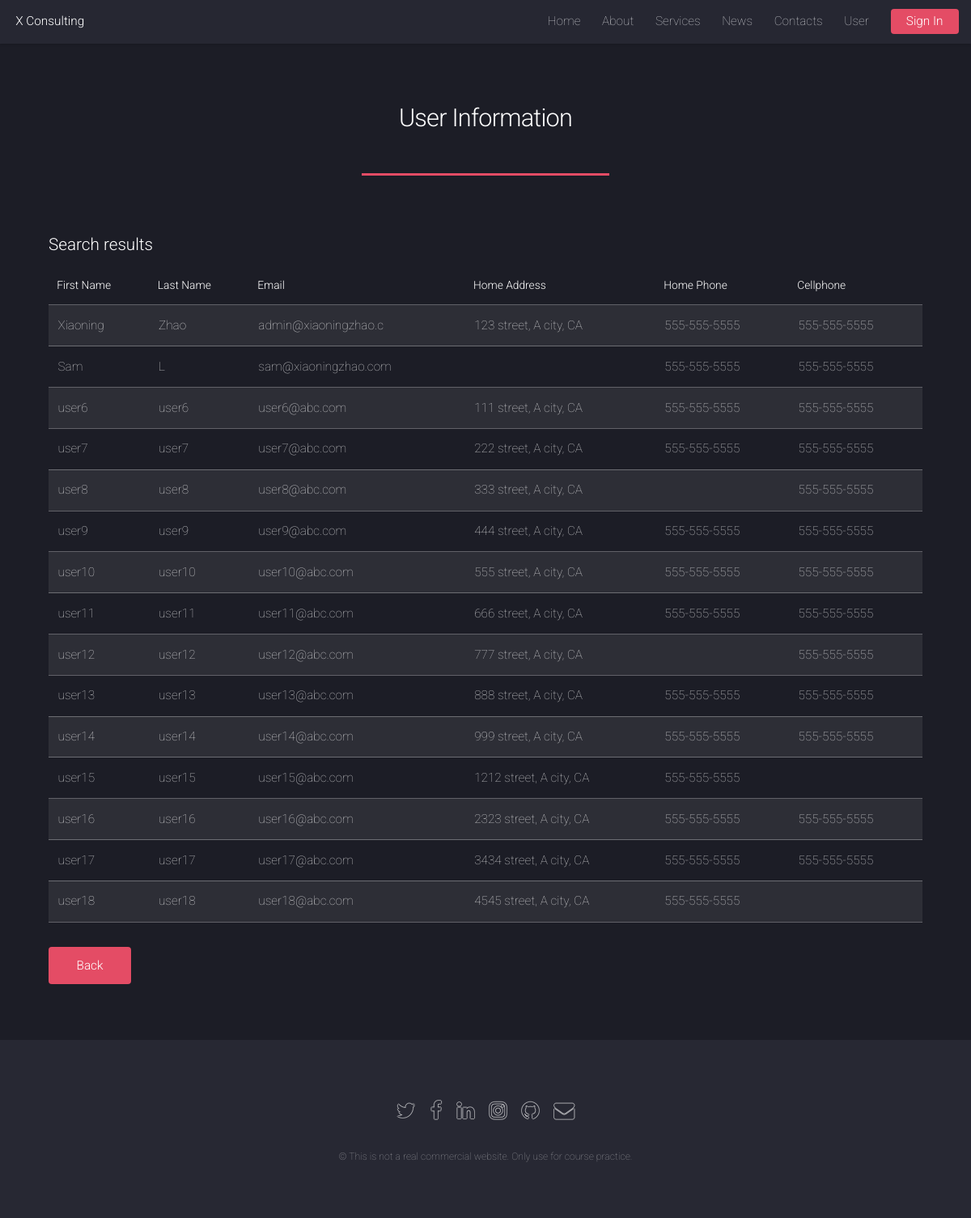
The page /SearchUsers.php on the database its author committed.
### tables this page shows
CREATE TABLE IF NOT EXISTS userinfo (
  userID varchar(10),
  password varchar(32) NOT NULL,
  first_name varchar(20) NOT NULL,
  last_name varchar(20) NOT NULL,
  email varchar(100) DEFAULT NULL,
  home_address varchar(100) DEFAULT NULL,
  home_phone varchar(15) DEFAULT NULL,
  cellphone varchar(15) DEFAULT NULL,
  PRIMARY KEY (userID)
);

### SearchUsers.php (the view, shortened to what this page needs)
<!DOCTYPE HTML>
<html>
	<head>
		<link rel="stylesheet" href="assets/css/main.css" />
	</head>
	<body class="is-preload">
		<div id="page-wrapper">
			<?php
				include 'header.php';
			?>
				<div id="main" class="wrapper style1">
					<div class="container">
						<header class="major">
							<h2>User Information</h2>
						</header>
							<section>
								<h3>Search results</h3>
								<div class="table-wrapper">
									<table>
										<thead>
											<tr>
												<th>First Name</th>
												<th>Last Name</th>
												<th>Email</th>
												<th>Home Address</th>
												<th>Home Phone</th>
												<th>Cellphone</th>
											</tr>
										</thead>
										<?php
											$query = "SELECT first_name, last_name, email, home_address, home_phone, cellphone from userinfo ";
											$json_db = file_get_contents('db.json');
											$db = json_decode($json_db, true);
											$db_servername = $db['servername'];
											$db_username = $db['username'];
											$db_password = $db['password'];
											$db_dbname = $db['dbname'];
											$conn = new mysqli($db_servername, $db_username, $db_password, $db_dbname);
											$result = $conn->query($query);
											if ($result->num_rows > 0) {
												print("<tbody>");
												while($row = $result->fetch_assoc()) {
													print("<tr>");
													foreach($row as $key => $value){
														print("<td>$value</td>");
													}
													print("</tr>");
												}
												print("</tbody>");
											}
										?>
									</table>
								</div>
							</section>
							<section>
								<ul class="actions">
									<li><a href="user.php" class="button primary">Back</a></li>
								</ul>
							</section>
					</div>
				</div>
			<?php
				include 'footer.php';
			?>
		</div>
	</body>
</html>

### assets/css/main.css (style rules this page uses)
html, body, div, span, applet, object, iframe, h1, h2, h3, h4, h5, h6, p, blockquote, pre, a, abbr, acronym, address, big, cite, code, del, dfn, em, img, ins, kbd, q, s, samp, small, strike, strong, sub, sup, tt, var, b, u, i, center, dl, dt, dd, ol, ul, li, fieldset, form, label, legend, table, caption, tbody, tfoot, thead, tr, th, td, article, aside, canvas, details, embed, figure, figcaption, footer, header, hgroup, menu, nav, output, ruby, section, summary, time, mark, audio, video { margin: 0; padding: 0; border: 0; font-size: 100%; font: inherit; vertical-align: baseline; }
article, aside, details, figcaption, figure, footer, header, hgroup, menu, nav, section { display: block; }
body { line-height: 1; }
ol, ul { list-style: none; }
table { border-collapse: collapse; border-spacing: 0; }
body { -webkit-text-size-adjust: none; }
html { box-sizing: border-box; }
*, *:before, *:after { box-sizing: inherit; }
html, body { background: #1c1d26; }
body, input, select, textarea { color: rgba(255, 255, 255, 0.75); font-family: "Roboto", Helvetica, sans-serif; font-size: 15pt; font-weight: 100; line-height: 1.75em; }
a { -moz-transition: border-color 0.2s ease-in-out, color 0.2s ease-in-out; -webkit-transition: border-color 0.2s ease-in-out, color 0.2s ease-in-out; -ms-transition: border-color 0.2s ease-in-out, color 0.2s ease-in-out; transition: border-color 0.2s ease-in-out, color 0.2s ease-in-out; border-bottom: dotted 1px; color: #e44c65; text-decoration: none; }
h1, h2, h3, h4, h5, h6 { color: #ffffff; font-weight: 300; line-height: 1em; margin: 0 0 1em 0; }
h2 { font-size: 2em; line-height: 1.5em; letter-spacing: -0.025em; }
h3 { font-size: 1.35em; line-height: 1.5em; }
.container { margin: 0 auto; max-width: calc(100% - 4em); width: 70em; }
@media screen and (max-width: 1280px) { .container { width: 90%; max-width: 100%; } }
header.major { margin: 0 0 4em 0; position: relative; text-align: center; }
header.major:after { background: #e44c65; content: ''; display: inline-block; height: 0.2em; max-width: 20em; width: 75%; }
ul { list-style: disc; margin: 0 0 2em 0; padding-left: 1em; }
ul li { padding-left: 0.5em; }
ul.actions { display: -moz-flex; display: -webkit-flex; display: -ms-flex; display: flex; cursor: default; list-style: none; margin-left: -1em; padding-left: 0; }
ul.actions li { padding: 0 0 0 1em; vertical-align: middle; }
.table-wrapper { -webkit-overflow-scrolling: touch; overflow-x: auto; }
table { margin: 0 0 2em 0; width: 100%; }
table tbody tr { border: solid 1px rgba(255, 255, 255, 0.3); border-left: 0; border-right: 0; }
table tbody tr:nth-child(2n + 1) { background-color: rgba(255, 255, 255, 0.075); }
table td { padding: 0.75em 0.75em; }
table th { color: #ffffff; font-size: 0.9em; font-weight: 300; padding: 0 0.75em 0.75em 0.75em; text-align: left; }
table thead { border-bottom: solid 1px rgba(255, 255, 255, 0.3); }
input[type="submit"], input[type="reset"], input[type="button"], .button { -moz-appearance: none; -webkit-appearance: none; -ms-appearance: none; appearance: none; -moz-transition: background-color 0.2s ease-in-out, color 0.2s ease-in-out, box-shadow 0.2s ease-in-out; -webkit-transition: background-color 0.2s ease-in-out, color 0.2s ease-in-out, box-shadow 0.2s ease-in-out; -ms-transition: background-color 0.2s ease-in-out, color 0.2s ease-in-out, box-shadow 0.2s ease-in-out; transition: background-color 0.2s ease-in-out, color 0.2s ease-in-out, box-shadow 0.2s ease-in-out; background-color: transparent; border-radius: 4px; border: 0; box-shadow: inset 0 0 0 1px rgba(255, 255, 255, 0.3); color: #ffffff !important; cursor: pointer; display: inline-block; font-weight: 300; height: 3em; line-height: 3em; padding: 0 2.25em; text-align: center; text-decoration: none; white-space: nowrap; }
input[type="submit"].primary, input[type="reset"].primary, input[type="button"].primary, .button.primary { background-color: #e44c65; box-shadow: none; color: #ffffff !important; }
.wrapper { padding: 6em 0 4em 0; }
#page-wrapper { padding-top: 3.5em; }
@media screen and (max-width: 1680px) { body, input, select, textarea { font-size: 13pt; } }
@media screen and (max-width: 1280px) { body, input, select, textarea { font-size: 11.5pt; } }
@media screen and (max-width: 1280px) { .wrapper { padding: 4.5em 0 2.5em 0; } }

### rows shown on the page
userinfo: first_name "Xiaoning", last_name "Zhao", email "admin@xiaoningzhao.c", home_address "123 street, A city, CA", home_phone "555-555-5555", cellphone "555-555-5555"
userinfo: first_name "Sam", last_name "L", email "sam@xiaoningzhao.com", home_phone "555-555-5555", cellphone "555-555-5555"
userinfo: first_name "user6", last_name "user6", email "user6@abc.com", home_address "111 street, A city, CA", home_phone "555-555-5555", cellphone "555-555-5555"
userinfo: first_name "user7", last_name "user7", email "user7@abc.com", home_address "222 street, A city, CA", home_phone "555-555-5555", cellphone "555-555-5555"
userinfo: first_name "user8", last_name "user8", email "user8@abc.com", home_address "333 street, A city, CA", cellphone "555-555-5555"
userinfo: first_name "user9", last_name "user9", email "user9@abc.com", home_address "444 street, A city, CA", home_phone "555-555-5555", cellphone "555-555-5555"
userinfo: first_name "user10", last_name "user10", email "user10@abc.com", home_address "555 street, A city, CA", home_phone "555-555-5555", cellphone "555-555-5555"
userinfo: first_name "user11", last_name "user11", email "user11@abc.com", home_address "666 street, A city, CA", home_phone "555-555-5555", cellphone "555-555-5555"
userinfo: first_name "user12", last_name "user12", email "user12@abc.com", home_address "777 street, A city, CA", cellphone "555-555-5555"
userinfo: first_name "user13", last_name "user13", email "user13@abc.com", home_address "888 street, A city, CA", home_phone "555-555-5555", cellphone "555-555-5555"
userinfo: first_name "user14", last_name "user14", email "user14@abc.com", home_address "999 street, A city, CA", home_phone "555-555-5555", cellphone "555-555-5555"
userinfo: first_name "user15", last_name "user15", email "user15@abc.com", home_address "1212 street, A city, CA", home_phone "555-555-5555"
userinfo: first_name "user16", last_name "user16", email "user16@abc.com", home_address "2323 street, A city, CA", home_phone "555-555-5555", cellphone "555-555-5555"
userinfo: first_name "user17", last_name "user17", email "user17@abc.com", home_address "3434 street, A city, CA", home_phone "555-555-5555", cellphone "555-555-5555"
userinfo: first_name "user18", last_name "user18", email "user18@abc.com", home_address "4545 street, A city, CA", home_phone "555-555-5555"
